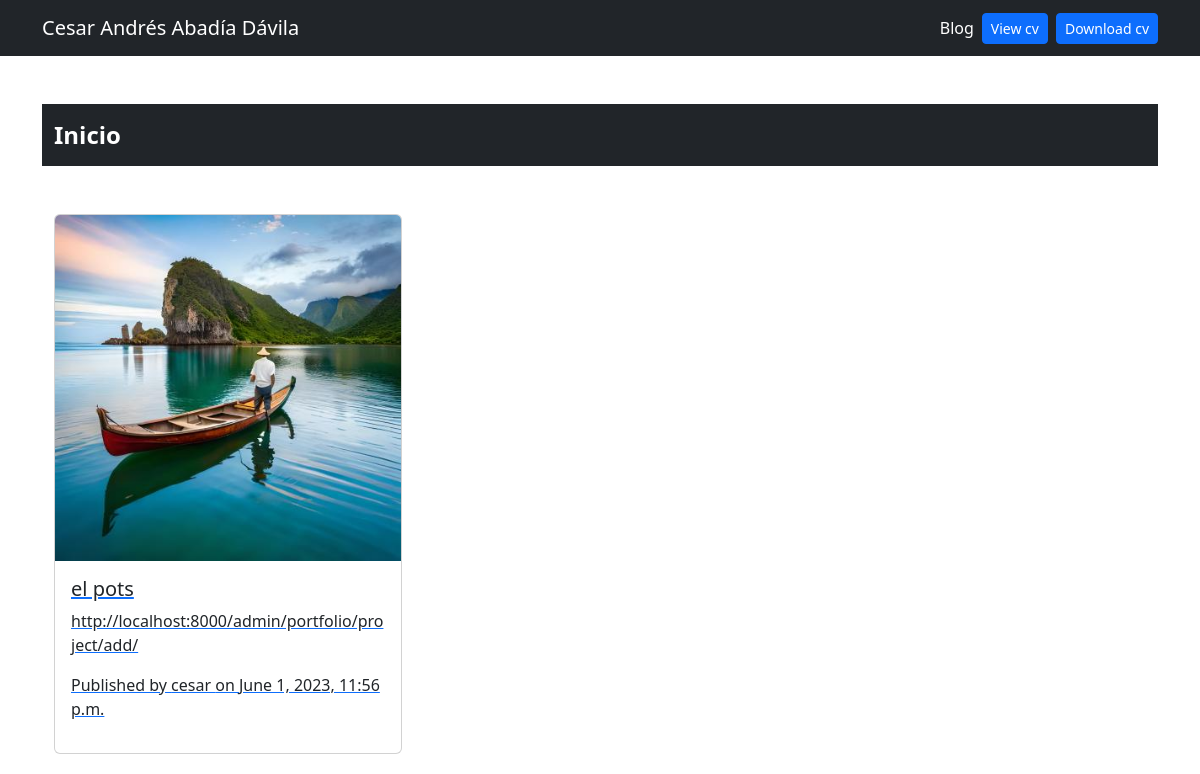
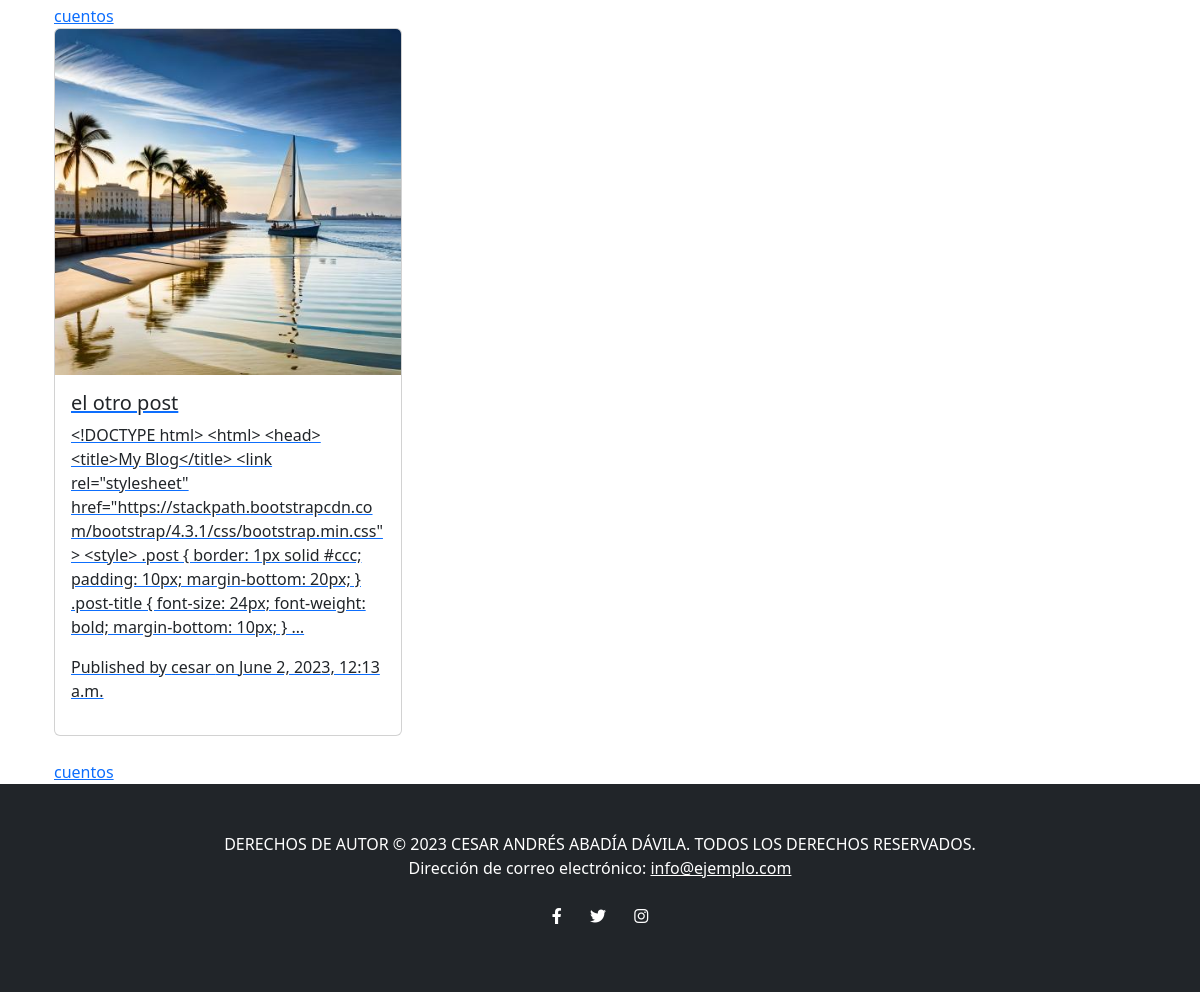
Screenshot of /blog/ with the database file from the repository (2 pictures, top to bottom).
### blog/models.py (models this page shows, shortened)
class Post(models.Model):
    title = models.CharField(max_length=100)
    slug = models.SlugField(unique=True)
    author = models.ForeignKey('auth.User', on_delete=models.CASCADE)
    content = models.TextField()
    image = models.ImageField(upload_to='blog/images/')
    created_at = models.DateTimeField(default=timezone.now)
    updated_at = models.DateTimeField(auto_now=True)
    date = models.DateField(default=datetime.date.today)

### blog/views.py (the view)
# urls.py: path('', render_posts, name='posts'),
def render_posts(request):
    posts = Post.objects.all()
    context = {
        'posts': posts
    }
    return render(request, 'post.html', context)

### blog/templates/post.html
{% extends 'layout.html' %}
{% block content %}
    <div class="navbar navbar-expand-lg navbar-dark bg-dark">
    <div class="container">
        <a class="navbar-brand" href="/" style="font-size: 24px; font-weight: bold;">Inicio</a>
    </div>
</div>
    <div class="container mt-5">
        <div class="row">
            {% for post in posts %}
            <div class="col-md-4 mb-4">
                <a href="{% url 'blog:post_detail' post.id %}">
                    <div class="card">
                        <img src="{{ post.image.url }}" class="card-img-top" alt="{{ post.title }}">
                        <div class="card-body">
                            <h5 class="card-title">{{ post.title }}</h5>
                            <p class="card-text">{{ post.content|truncatewords:30 }}</p>
                            <p class="post-meta">
                                Published by {{ post.author.username }} on {{ post.created_at }}
                            </p>
                        </div>
                    </div>
                </a>
            </div>
            <a href="{% url 'blog:pdf-viewer' %}">cuentos</a>
            {% empty %}
            <div class="col-md-8 offset-md-2">
                <p>No posts found.</p>
            </div>
            {% endfor %}
        </div>
    </div>
{% endblock %}

### portfolio/templates/layout.html (shortened to what this page needs)
{% load static %}
<!DOCTYPE html>
<html>
<head>
    <link rel="stylesheet" href="https://cdn.jsdelivr.net/npm/bootstrap@5.3.0/dist/css/bootstrap.min.css">
    <link rel="stylesheet" type="text/css" href="{% static 'main.css' %}">
</head>
<body>
    <header>
        {% block nav %}
            {% include 'partials/nav.html' %}
        {% endblock %}
    </header>
    <main class="container mt-5">
        {% block content %}
        {% endblock %}
    </main>
    <footer>
        {% block footer %}
            {% include 'partials/footer.html' %}
        {% endblock %}
    </footer>
</body>
</html>

### portfolio/templates/partials/nav.html (shortened to what this page needs)
{% load static %}
<nav class="navbar navbar-expand-lg navbar-dark bg-dark">
  <div class="container">
    <a class="navbar-brand" href="/">Cesar Andrés Abadía Dávila</a>
    <div class="collapse navbar-collapse" id="navbarNav">
      <ul class="navbar-nav ms-auto">
        <li class="nav-item">
          <a class="nav-link active" aria-current="page" href="/blog">Blog</a>
        </li>
        <li class="nav-item d-flex align-items-center">
          <a class="btn btn-primary btn-sm" href="{% static 'portfolio/doc1.pdf' %}" target="_blank" rel="noopener noreferrer">
            View cv
          </a>
          <a class="btn btn-primary btn-sm ms-2" href="{% static 'portfolio/doc1.pdf' %}" download>
            Download cv
          </a>
        </li>
      </ul>
    </div>
  </div>
</nav>

### portfolio/templates/partials/footer.html
<footer class="footer mt-auto py-5 bg-dark text-white">
  <div class="container text-center">
    <p class="mb-0 text-uppercase">Derechos de autor &copy; 2023 Cesar Andrés Abadía Dávila. Todos los derechos reservados.</p>
    <p class="mb-0">Dirección de correo electrónico: <a href="mailto:info@ejemplo.com" class="text-white">info@ejemplo.com</a></p>
    <ul class="list-inline mt-4">
      <li class="list-inline-item"><a href="#" class="text-white text-decoration-none me-3"><i class="fab fa-facebook-f"></i></a></li>
      <li class="list-inline-item"><a href="#" class="text-white text-decoration-none me-3"><i class="fab fa-twitter"></i></a></li>
      <li class="list-inline-item"><a href="#" class="text-white text-decoration-none"><i class="fab fa-instagram"></i></a></li>
    </ul>
  </div>
</footer>
<link rel="stylesheet" href="https://cdnjs.cloudflare.com/ajax/libs/font-awesome/6.0.0-beta3/css/all.min.css">

### portfolio/templates/partials/nav.html (style rules this page uses)
.navbar-nav a.nav-link { transition: color 0.3s ease-in-out; }

### rows the page displays
Post: image (picture), title "el pots", content "http://localhost:8000/admin/portfolio/project/add/", author.username "cesar", created_at "June 1, 2023, 11:56 p.m."
Post: image (picture), title "el otro post", content "<!DOCTYPE html> <html> <head> <title>My Blog</title> <link rel=\"stylesheet\" href=\"https://stackpath.bootstrapcdn.com/bootstrap/4.3.1/css/bootstrap.min.css\"> <style> .post { border: 1px solid #ccc; padding: 10px; margin-bottom: 20px; } .post-title { font-size: 24px; font-weight: bold; margin-bottom: 10px; } …", author.username "cesar", created_at "June 2, 2023, 12:13 a.m."
